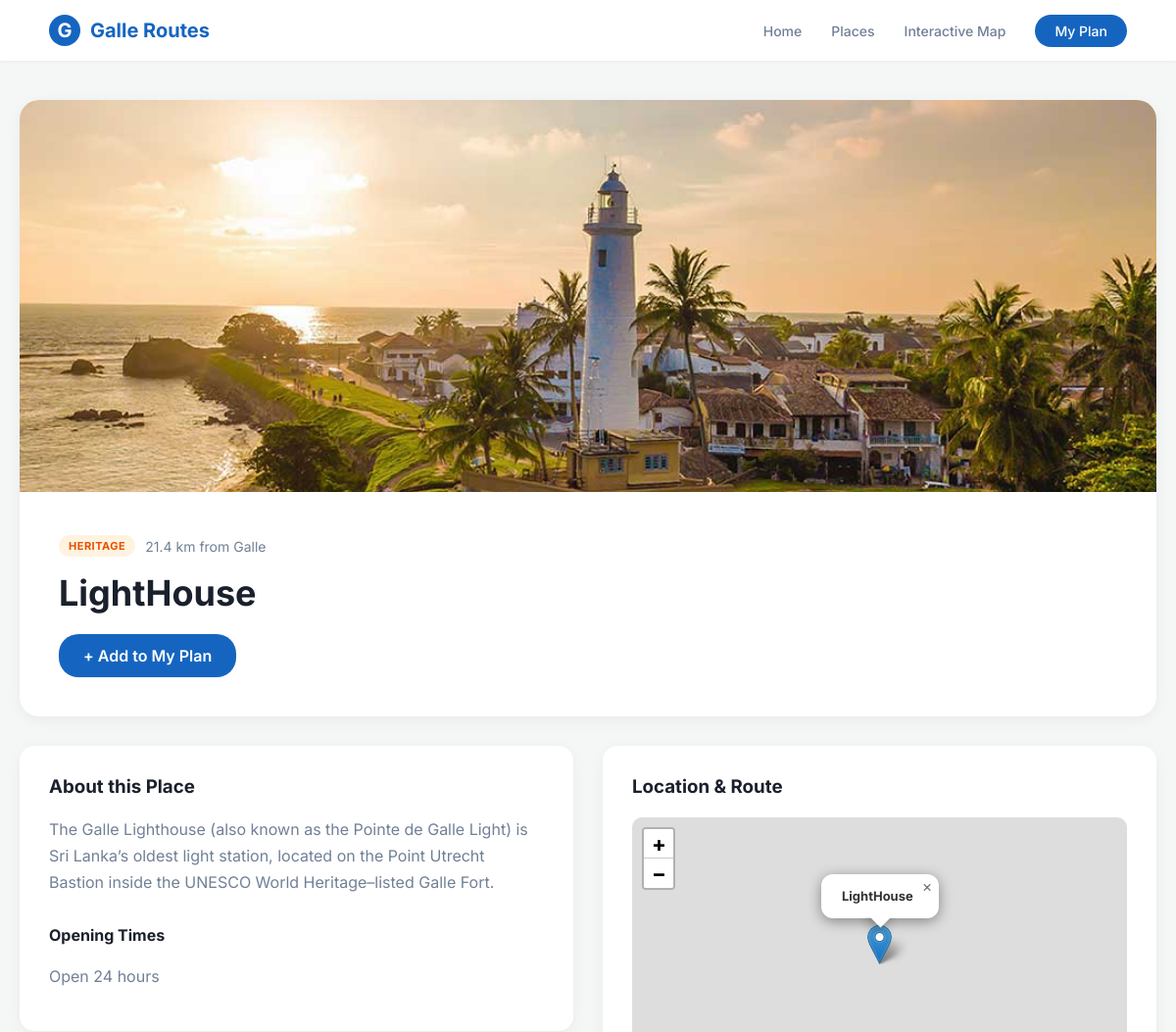
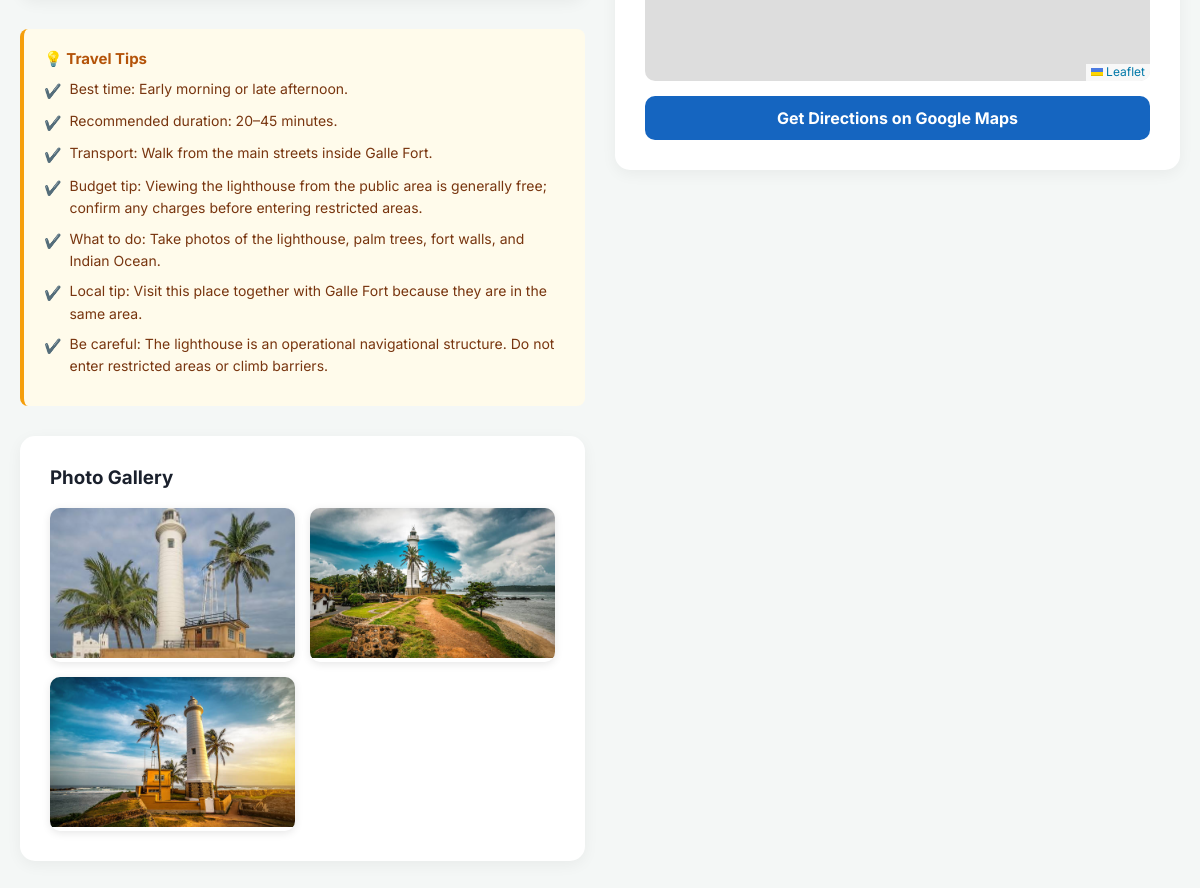
/place/2/, run on the app's committed database (2 pictures, top to bottom).
### places/models.py (models this page shows, shortened)
class Place(models.Model):
    CATEGORY_CHOICES = [
        ('RELIGIOUS', 'Religious'),
        ('NATURE', 'Nature'),
        ('HERITAGE', 'Heritage'),
        ('CULTURAL', 'Cultural'),
    ]
    name = models.CharField(max_length=200)
    description = models.TextField()
    category = models.CharField(max_length=20, choices=CATEGORY_CHOICES)
    opening_time = models.CharField(max_length=100)
    distance = models.DecimalField(max_digits=5, decimal_places=1)
    latitude = models.FloatField()
    longitude = models.FloatField()
    image = models.ImageField(upload_to='places/', blank=True, null=True)
    travel_tips = models.TextField(blank=True, null=True, help_text="e.g., Bring cash, best time to visit, etc.")

class PlaceImage(models.Model):
    place = models.ForeignKey(Place, on_delete=models.CASCADE, related_name='gallery_images')
    image = models.ImageField(upload_to='places/gallery/')
    caption = models.CharField(max_length=150, blank=True, help_text="Optional short caption for this photo")

### places/views.py (the view)
# urls.py: path('place/<int:pk>/', views.place_detail, name='place_detail'),
def place_detail(request, pk):
    place = get_object_or_404(Place, pk=pk)
    return render(request, 'places/detail.html', {'place': place})

### templates/places/detail.html (shortened to what this page needs)
{% extends 'base.html' %}
{% block content %}
<div style="background:white; border-radius:20px; overflow:hidden; box-shadow:0 4px 15px rgba(0,0,0,0.05); margin-bottom:30px;">
    {% if place.image %}
        <img src="{{ place.image.url }}" style="width:100%; height:400px; object-fit:cover;">
    {% endif %}
    <div style="padding:40px;">
        <div style="display:flex; gap:10px; align-items:center; margin-bottom:15px;">
            <span class="badge badge-{{ place.category|lower }}">{{ place.category }}</span>
            <span style="font-size:14px; color:var(--text-muted);">{{ place.distance }} km from Galle</span>
        </div>
        <h1 style="font-size:36px; margin:0 0 20px 0;">{{ place.name }}</h1>
        <button onclick="addToPlan('{{ place.id }}', '{{ place.name }}', '{{ place.latitude }}', '{{ place.longitude }}', '{{ place.category }}', '{{ place.distance }}', '{{ place.opening_time }}', '{% if place.image %}{{ place.image.url }}{% endif %}')" class="btn-primary" style="padding:12px 25px; font-size:16px;">
            + Add to My Plan
        </button>
    </div>
</div>
<div style="display:grid; grid-template-columns: 1fr 1fr; gap:30px;">
    <div>
        <div style="background:white; padding:30px; border-radius:15px; box-shadow:0 4px 15px rgba(0,0,0,0.05); margin-bottom: 30px;">
            <h3>About this Place</h3>
            <p style="color:var(--text-muted); line-height:1.7;">{{ place.description }}</p>
            <h4 style="margin-top:30px;">Opening Times</h4>
            <p style="color:var(--text-muted);">{{ place.opening_time }}</p>
        </div>
        {% if place.travel_tips %}
        <div style="background: #fffbeb; border-left: 4px solid #f59e0b; padding: 20px; border-radius: 8px; margin-top: 20px; margin-bottom: 30px;">
            <h4 style="margin: 0 0 10px 0; color: #b45309; font-size: 15px;">💡 Travel Tips</h4>
            <div class="tips-list" style="font-size: 14px; color: #78350f; line-height: 1.6;">
                {{ place.travel_tips|linebreaks }}
            </div>
        </div>
        {% endif %}
        {% if place.gallery_images.all %}
        <div style="background:white; padding:30px; border-radius:15px; box-shadow:0 4px 15px rgba(0,0,0,0.05);">
            <h3>Photo Gallery</h3>
            <div style="display: grid; grid-template-columns: repeat(2, 1fr); gap: 15px; margin-top: 15px;">
                {% for photo in place.gallery_images.all %}
                    <div style="border-radius: 10px; overflow: hidden; box-shadow: 0 2px 8px rgba(0,0,0,0.1); position: relative;">
                        <img src="{{ photo.image.url }}" alt="{{ photo.caption }}" style="width: 100%; height: 150px; object-fit: cover; transition: transform 0.3s;" onmouseover="this.style.transform='scale(1.05)'" onmouseout="this.style.transform='scale(1)'">
                    </div>
                {% endfor %}
            </div>
        </div>
        {% endif %}
    </div>
    <div style="background:white; padding:30px; border-radius:15px; box-shadow:0 4px 15px rgba(0,0,0,0.05); height: fit-content; position: sticky; top: 100px;">
        <h3>Location & Route</h3>
        <div id="detailMap" style="height: 300px; border-radius:10px; margin-top:20px;"></div>
        <a href="https://www.google.com/maps/dir/?api=1&destination={{ place.latitude }},{{ place.longitude }}" target="_blank" class="btn-primary" style="display: block; text-align: center; margin-top: 15px; padding: 12px; text-decoration: none; border-radius: 10px; font-weight: bold;">
        Get Directions on Google Maps
        </a>
    </div>
</div>
{% endblock %}

### static/css/style.css (style rules this page uses)
:root { --primary: #1565c0; --primary-dark: #0d47a1; --bg-color: #f4f7f6; --text-main: #1a202c; --text-muted: #718096; }
* { box-sizing: border-box; font-family: 'Inter', sans-serif; }
body { margin: 0; background-color: #f4f7f6;; color: var(--text-main); }
.btn-primary { background-color: var(--primary); color: white !important; padding: 8px 20px; border-radius: 20px; font-weight: 600; transition: background 0.2s; border: none; cursor: pointer; }
h1, h2, h3 { margin-top: 0; }
.badge { padding: 4px 10px; border-radius: 20px; font-size: 11px; font-weight: 700; letter-spacing: 0.5px; }
.badge-heritage { background: #fff3e0; color: #e65100; }
.tips-list p { margin: 0 0 8px 0; display: flex; align-items: flex-start; gap: 8px; }
.tips-list p::before { content: "✔️"; font-size: 14px; flex-shrink: 0; margin-top: 2px; }

### data on the page
Place: image (picture), category "HERITAGE", distance "21.4", name "LightHouse", description "The Galle Lighthouse (also known as the Pointe de Galle Light) is Sri Lanka’s oldest light station, located on the Point Utrecht Bastion inside the UNESCO World Heritage–listed Galle Fort.", opening_time "Open 24 hours", travel_tips "Best time: Early morning or late afternoon. Recommended duration: 20–45 minutes. Transport: Walk from the main streets inside Galle Fort. Budget tip: Viewing the lighthouse from the public area is generally free; confirm any charges before entering restricted areas. What to do: Take photos of the lighthouse, palm trees, fort walls, and Indian Ocean. Local tip: Visit this place together with Galle Fort because they are in the same area. Be careful: The lighthouse is an operational navigational structure. Do not enter restricted areas or climb barriers."
PlaceImage: image (picture)
PlaceImage: image (picture)
PlaceImage: image (picture)
